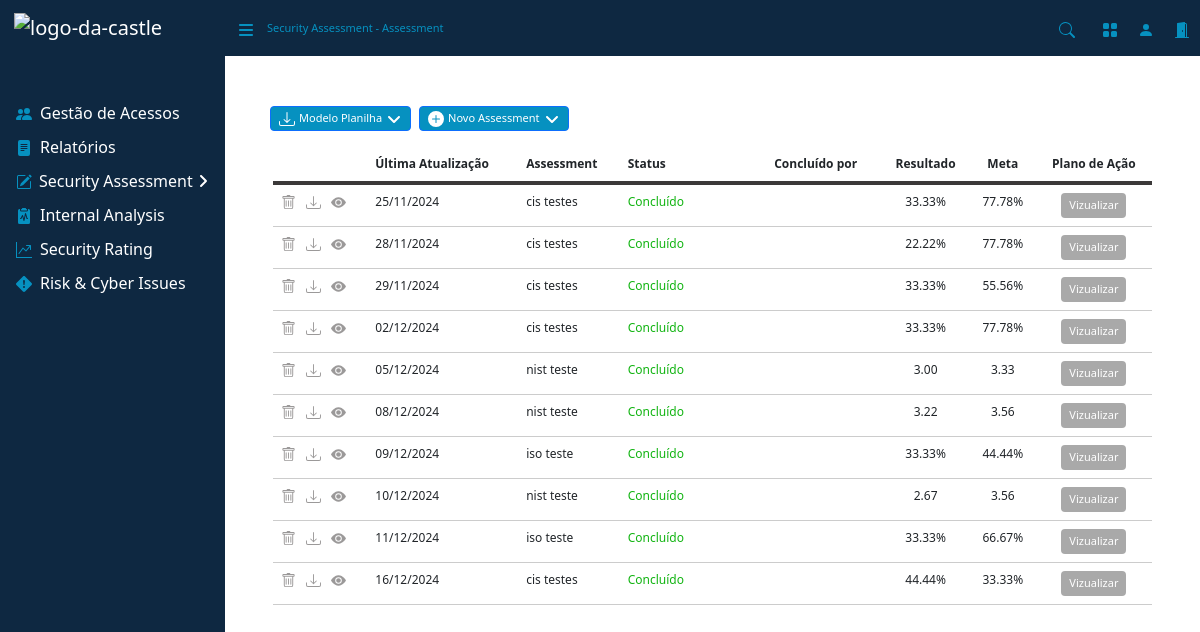
The page /assessment/ on the database as committed earlier.
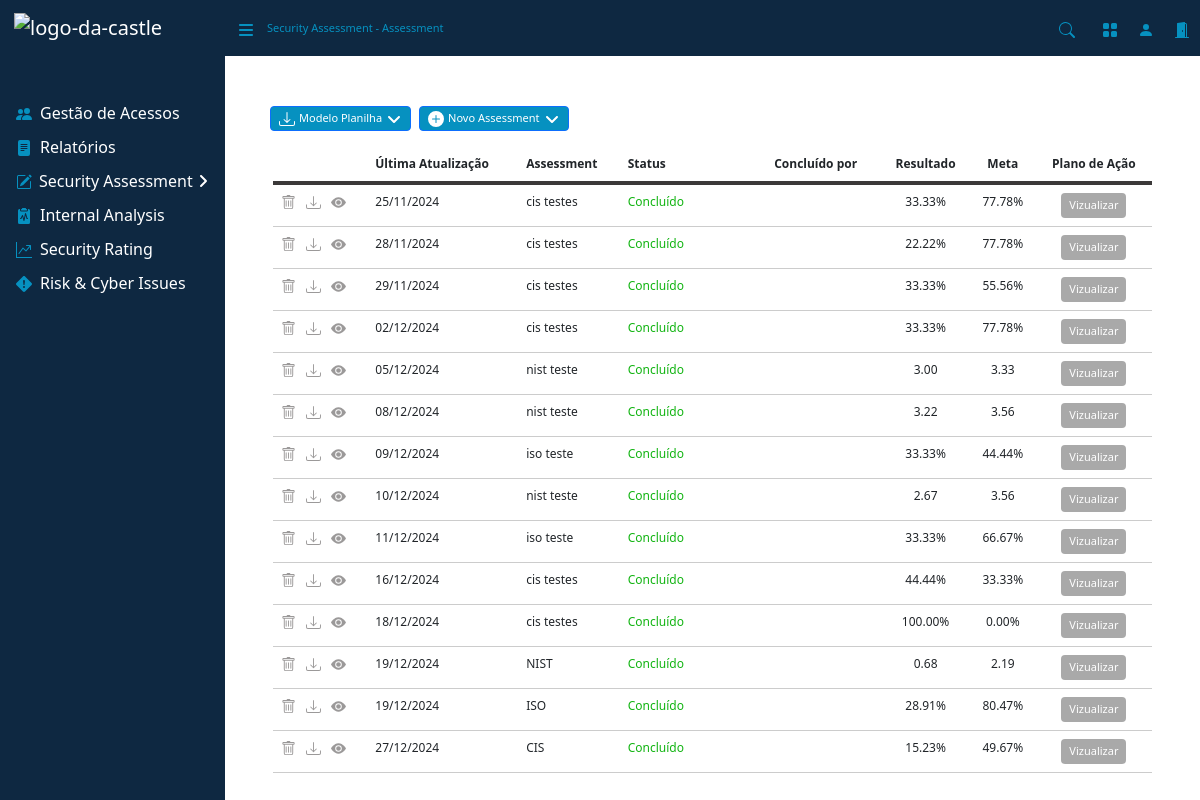
The same page on the database as committed later.
### assessment/models.py (models this page shows, shortened)
class AssessmentModel(models.Model):
    CONCLUIDO = 'Concluído'
    ANDAMENTO = 'Andamento'
    CRITERIO_CHOICES = [
        (CONCLUIDO, 'Concluído'),
        (ANDAMENTO, 'Andamento'),
    ]
    framework = models.ForeignKey(FrameworkModel, on_delete=models.CASCADE)
    nome = models.CharField(max_length=255)
    status = models.CharField(max_length=20, choices=CRITERIO_CHOICES)
    data_upload = models.DateField(auto_now_add=True)
    excel_file = models.FileField(upload_to='assessments/')
    resultado = models.CharField(max_length=255)
    meta = models.CharField(max_length=255)

### assessment/views/assessment.py (the view, shortened to what this page needs)
# urls.py: path('assessment/', views.Assessment.as_view(), name='assessment'),
class Assessment(View):
    template_name = 'paginas/assessment.html'
    def get(self, request):
        frameworks = FrameworkModel.objects.all()  # Obtém todos os objetos de FrameworkModel
        assessments = AssessmentModel.objects.all()  # Obtém todos os objetos de AssessmentModel
        form1 = NovoAssessmentForm()
        return render(request, self.template_name, {
            'form1': form1,
            'frameworks': frameworks,
            'assessments': assessments
        })

### assessment/models.py (called while the page is built)
    def __str__(self):
        return self.nome

### assessment/templates/paginas/assessment.html (shortened to what the changed rows need)
{% extends 'base.html' %}
{% load crispy_forms_tags %}
{% block content %}
<main>
    <div class="table-responsive font-middle px-5">
        <table class="table">
            <thead>
                <tr>
                    <th scope="col"></th>
                    <th scope="col">Última Atualização</th>
                    <th scope="col" class="col-lg">Assessment</th>
                    <th scope="col" class="col-2">Status</th>
                    <th scope="col">Concluído por</th>
                    <th scope="col" style="text-align: center;">Resultado</th>
                    <th scope="col" style="text-align: center;">Meta</th>
                    <th scope="col" style="text-align: center;">Plano de Ação</th>
                </tr>
            </thead>
            <tbody>
                {% for assessment in assessments %}
                <tr>
                    <td>
                        <div class="icon-container" style="display: flex; gap: 10px;">
                            <span class="btn-delete" data-id="{{ assessment.id }}" data-bs-toggle="modal" data-bs-target="#confirmDeleteModal">
                            </span>
                            {% if assessment.excel_file %}
                            <span id="downloadIcon" onclick="window.location.href='{{ assessment.excel_file.url }}'">
                            </span>
                            {% else %}
                                <p>Nenhum arquivo disponível para download</p>
                            {% endif %}
                            <a href="{% url 'redirecionar_framework2' assessment.id %}">
                                <span>
                                    <svg width="16" height="16" fill="currentColor" class="bi-gear-fill" viewBox="0 0 16 16">
                                        <path d="M10.5 8a2.5 2.5 0 1 1-5 0 2.5 2.5 0 0 1 5 0"/>
                                        <path d="M0 8s3-5.5 8-5.5S16 8 16 8s-3 5.5-8 5.5S0 8 0 8m8 3.5a3.5 3.5 0 1 0 0-7 3.5 3.5 0 0 0 0 7"/>
                                    </svg>
                                </span>
                            </a>
                        </div>
                    </td>
                    <td>{{ assessment.data_upload|date:"d/m/Y" }}</td>
                    <td>{{ assessment.nome }}</td>
                    <td class="nivel" data-nivel="{{ assessment.status }}">{{ assessment.status }}</td>
                    <td></td>
                    <td style="text-align: center;">{{ assessment.resultado }}</td>
                    <td style="text-align: center;">{{ assessment.meta }}</td>
                    <td style="text-align: center;">
                        {% if assessment.status == 'Concluído' %}
                            <a href="{% url 'planodeacao' %}">
                                <button class="btn btn-secondary btn-lg btn-sm" style="background-color: darkgrey; border: none;">Vizualizar</button>
                            </a>
                        {% endif %}
                    </td>
                </tr>
                {% empty %}
                <tr>
                    <td colspan="8">Nenhuma avaliação registradas.</td>
                </tr>
                {% endfor %}
            </tbody>
        </table>
    </div>
</main>
{% endblock %}

Rows that differ between the two databases and show on the page:
added AssessmentModel: data_upload "18/12/2024", nome "cis testes", status "Concluído", resultado "100.00%", meta "0.00%", shows "Vizualizar"
added AssessmentModel: data_upload "19/12/2024", nome "NIST", status "Concluído", resultado "0.68", meta "2.19", shows "Vizualizar"
added AssessmentModel: data_upload "19/12/2024", nome "ISO", status "Concluído", resultado "28.91%", meta "80.47%", shows "Vizualizar"
added AssessmentModel: data_upload "27/12/2024", nome "CIS", status "Concluído", resultado "15.23%", meta "49.67%", shows "Vizualizar"
